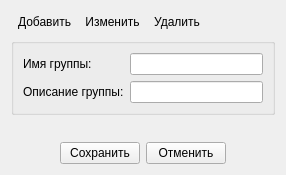
<?xml version="1.0" encoding="UTF-8"?>
<ui version="4.0">
 <class>PropRefGroup</class>
 <widget class="QWidget" name="PropRefGroup">
  <property name="geometry">
   <rect>
    <x>0</x>
    <y>0</y>
    <width>286</width>
    <height>175</height>
   </rect>
  </property>
  <property name="windowTitle">
   <string>Form</string>
  </property>
  <layout class="QVBoxLayout" name="verticalLayout">
   <item>
    <layout class="QHBoxLayout" name="horizontalLayoutPropTool">
     <property name="spacing">
      <number>0</number>
     </property>
     <item>
      <widget class="QToolButton" name="toolButtonAdd">
       <property name="text">
        <string>Добавить</string>
       </property>
       <property name="icon">
        <iconset resource="modeleride.qrc">
         <normaloff>:/add</normaloff>:/add</iconset>
       </property>
       <property name="iconSize">
        <size>
         <width>16</width>
         <height>16</height>
        </size>
       </property>
       <property name="toolButtonStyle">
        <enum>Qt::ToolButtonTextBesideIcon</enum>
       </property>
       <property name="autoRaise">
        <bool>true</bool>
       </property>
      </widget>
     </item>
     <item>
      <widget class="QToolButton" name="toolButtonEdit">
       <property name="text">
        <string>Изменить</string>
       </property>
       <property name="icon">
        <iconset resource="modeleride.qrc">
         <normaloff>:/edit</normaloff>:/edit</iconset>
       </property>
       <property name="iconSize">
        <size>
         <width>16</width>
         <height>16</height>
        </size>
       </property>
       <property name="toolButtonStyle">
        <enum>Qt::ToolButtonTextBesideIcon</enum>
       </property>
       <property name="autoRaise">
        <bool>true</bool>
       </property>
      </widget>
     </item>
     <item>
      <widget class="QToolButton" name="toolButtonDel">
       <property name="text">
        <string>Удалить</string>
       </property>
       <property name="icon">
        <iconset resource="modeleride.qrc">
         <normaloff>:/remove</normaloff>:/remove</iconset>
       </property>
       <property name="iconSize">
        <size>
         <width>16</width>
         <height>16</height>
        </size>
       </property>
       <property name="toolButtonStyle">
        <enum>Qt::ToolButtonTextBesideIcon</enum>
       </property>
       <property name="autoRaise">
        <bool>true</bool>
       </property>
      </widget>
     </item>
     <item>
      <spacer name="horizontalSpacer">
       <property name="orientation">
        <enum>Qt::Horizontal</enum>
       </property>
       <property name="sizeHint" stdset="0">
        <size>
         <width>40</width>
         <height>20</height>
        </size>
       </property>
      </spacer>
     </item>
    </layout>
   </item>
   <item>
    <widget class="QGroupBox" name="groupBoxRefGroup">
     <property name="title">
      <string/>
     </property>
     <layout class="QGridLayout" name="gridLayout">
      <item row="0" column="0">
       <widget class="QLabel" name="labelRefGroupName">
        <property name="text">
         <string>Имя группы:</string>
        </property>
       </widget>
      </item>
      <item row="0" column="1">
       <widget class="QLineEdit" name="lineEditRefGroupName"/>
      </item>
      <item row="1" column="0">
       <widget class="QLabel" name="labelRefGroupDesc">
        <property name="text">
         <string>Описание группы:</string>
        </property>
       </widget>
      </item>
      <item row="1" column="1">
       <widget class="QLineEdit" name="lineEditRefGroupDesc">
        <property name="maxLength">
         <number>256</number>
        </property>
       </widget>
      </item>
     </layout>
    </widget>
   </item>
   <item>
    <spacer name="verticalSpacer">
     <property name="orientation">
      <enum>Qt::Vertical</enum>
     </property>
     <property name="sizeHint" stdset="0">
      <size>
       <width>20</width>
       <height>0</height>
      </size>
     </property>
    </spacer>
   </item>
   <item>
    <layout class="QHBoxLayout" name="horizontalLayoutPropSave">
     <item>
      <spacer name="horizontalSpacerRightProp">
       <property name="orientation">
        <enum>Qt::Horizontal</enum>
       </property>
       <property name="sizeHint" stdset="0">
        <size>
         <width>40</width>
         <height>20</height>
        </size>
       </property>
      </spacer>
     </item>
     <item>
      <widget class="QPushButton" name="pushButtonPropSave">
       <property name="text">
        <string>Сохранить</string>
       </property>
      </widget>
     </item>
     <item>
      <widget class="QPushButton" name="pushButtonPropCancel">
       <property name="text">
        <string>Отменить</string>
       </property>
      </widget>
     </item>
     <item>
      <spacer name="horizontalSpacerLeftProp">
       <property name="orientation">
        <enum>Qt::Horizontal</enum>
       </property>
       <property name="sizeHint" stdset="0">
        <size>
         <width>40</width>
         <height>20</height>
        </size>
       </property>
      </spacer>
     </item>
    </layout>
   </item>
  </layout>
 </widget>
 <resources>
  <include location="modeleride.qrc"/>
 </resources>
 <connections/>
</ui>
